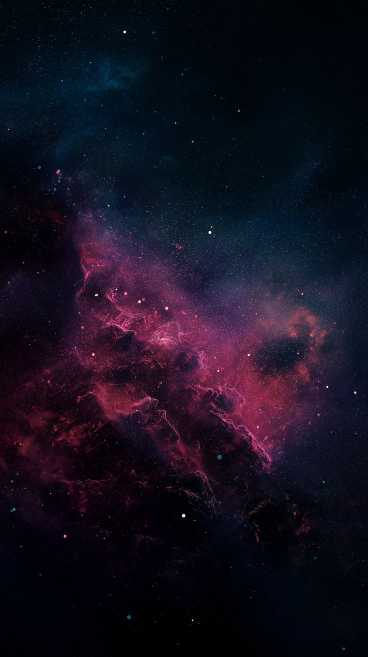
#> input picture art/sky/solara_source.jpg, 736 x 1313 px (shown at 1/2 size)
$ python fix_pano.py ../../art/sky/solara_source.jpg out.png
#> lines starting #> are read from the running program, lines starting #| are printed output that depends on the picture; after the words box and inside, x2 and y2 are one past the last pixel; in counts of white or black regions, pixels touching at a corner belong together
#!/usr/bin/env python3
"""Make a nebula image into a seamless 360 sky panorama (equirectangular, 2:1).

  python3 fix_pano.py in.png out.jpg [--width 4096] [--seam 0.07] [--pole 0.14] [--preview views.jpg]

What it does:
  1. Left/right seam: cross-fades the right edge strip into the left edge (overlap
     tiling), after matching the low-frequency colour of the two edges, so the
     wrap point behind the player has no line.
  2. Poles (straight up/down): blurs rows sideways more and more toward the top and
     bottom (the rows are stretched there) and fades them to the row's average
     colour, so there is no pinch or swirl when looking up or down.
  3. Resizes to exactly width x width/2.
--preview renders forward, behind (the seam), up and down views to check it.
"""
import argparse
import numpy as np
from PIL import Image
from scipy.ndimage import gaussian_filter1d, gaussian_filter


def smooth(t):
    t = np.clip(t, 0, 1)
    return t * t * (3 - 2 * t)


def fix_seam(a, frac):
    h, w, _ = a.shape
    b = max(8, int(w * frac))
    # 1) match low-frequency colour across the seam: offset ramps over a wide band
    edge = 6
    left = a[:, :edge].mean(1)
    right = a[:, -edge:].mean(1)
    d = gaussian_filter1d(right - left, sigma=h * 0.03, axis=0)  # (h,3)
    band = int(w * 0.25)
    ramp = 1 - smooth(np.arange(band) / band)
    a = a.copy()
    a[:, :band] += (d[:, None, :] * 0.5) * ramp[None, :, None]
    a[:, -band:] -= (d[:, None, :] * 0.5) * ramp[::-1][None, :, None]
    # 2) overlap tiling: fold the last b columns over the first b
    t = smooth(np.arange(b) / (b - 1))[None, :, None]
    out = a[:, : w - b].copy()
    out[:, :b] = a[:, w - b:] * (1 - t) + a[:, :b] * t
    return out


def fix_poles(a, frac):
    h, w, _ = a.shape
    band = max(4, int(h * frac))
    out = a.copy()
    for y in list(range(band)) + list(range(h - band, h)):
        lat = (0.5 - (y + 0.5) / h) * np.pi
        c = max(np.cos(lat), 1e-3)
        k = (y if y < band else h - 1 - y) / band  # 0 at pole, 1 at band edge
        row = a[y]
        sig = min(w / 4, 1.5 / c)  # uniform angular blur -> wider in pixels near poles
        # wrap-around blur
        pad = np.concatenate([row, row, row], 0)
        blurred = gaussian_filter1d(pad, sig, axis=0)[w:2 * w]
        mean = row.mean(0)
        s = smooth(k)
        m = smooth(np.clip(k * 3, 0, 1))  # last third near the pole goes to mean colour
        out[y] = row * s + blurred * (1 - s)
        out[y] = out[y] * m + mean * (1 - m)
    return out


def view(eq, yaw, pitch, fov=90, size=512):
    h, w, _ = eq.shape
    f = 0.5 * size / np.tan(np.radians(fov) / 2)
    xs, ys = np.meshgrid(np.arange(size) - size / 2 + 0.5, np.arange(size) - size / 2 + 0.5)
    d = np.stack([xs, -ys, np.full_like(xs, f)], -1)
    d /= np.linalg.norm(d, axis=-1, keepdims=True)
    p, yw = np.radians(pitch), np.radians(yaw)
    # pitch about x, then yaw about y
    y1 = d[..., 1] * np.cos(p) + d[..., 2] * np.sin(p)
    z1 = -d[..., 1] * np.sin(p) + d[..., 2] * np.cos(p)
    x2 = d[..., 0] * np.cos(yw) + z1 * np.sin(yw)
    z2 = -d[..., 0] * np.sin(yw) + z1 * np.cos(yw)
    lon = np.arctan2(x2, z2)
    lat = np.arcsin(np.clip(y1, -1, 1))
    u = ((lon / (2 * np.pi) + 0.5) * w) % w
    v = np.clip((0.5 - lat / np.pi) * h, 0, h - 1)
    # bilinear with wrap
    x0 = np.floor(u).astype(int); y0 = np.floor(v).astype(int)
    fx = (u - x0)[..., None]; fy = (v - y0)[..., None]
    x1 = (x0 + 1) % w; y1i = np.minimum(y0 + 1, h - 1); x0 %= w
    c = (eq[y0, x0] * (1 - fx) + eq[y0, x1] * fx) * (1 - fy) + (eq[y1i, x0] * (1 - fx) + eq[y1i, x1] * fx) * fy
    return c


def preview(eq, path, before=None):
    from PIL import ImageDraw
    views = [("forward", 0, 0), ("behind (seam)", 180, 0), ("straight up", 0, 89.9), ("straight down", 0, -89.9)]
    rows = [("after", eq)] + ([("before", before)] if before is not None else [])
    s = 400
    sheet = Image.new("RGB", (s * 4, (s + 24) * len(rows)), (20, 20, 20))
    dr = ImageDraw.Draw(sheet)
    for r, (name, src) in enumerate(rows):
        for i, (lab, yw, pt) in enumerate(views):
            im = np.clip(view(src, yw, pt, size=s), 0, 255).astype(np.uint8)
            sheet.paste(Image.fromarray(im), (i * s, r * (s + 24) + 24))
            dr.text((i * s + 6, r * (s + 24) + 6), f"{name}: {lab}", fill=(255, 255, 255))
    sheet.save(path, quality=88)


def main():
    ap = argparse.ArgumentParser()
    ap.add_argument("src"); ap.add_argument("dst")
    ap.add_argument("--width", type=int, default=4096)
    ap.add_argument("--seam", type=float, default=0.07)
    ap.add_argument("--pole", type=float, default=0.14)
    ap.add_argument("--preview")
    a = ap.parse_args()
    src = np.asarray(Image.open(a.src).convert("RGB")).astype(np.float32)
    out = fix_seam(src, a.seam)
#> in fix_seam, `left = a[:, :edge].mean(1)`: left = 1313 rows, first 8: [0.667, 9.33, 16.33], [0.333, 9, 16], [0, 8.33, 15.33], [0, 8.33, 15.33], [0.5, 9, 16], [1.5, 10, 17], [3, 11.33, 18.33], [4, 12.17, 19.17]
#> in fix_seam, `right = a[:, -edge:].mean(1)`: right = 1313 rows, first 8: [0, 2.33, 7.33], [0, 2.67, 7.67], [0, 3, 8], [0, 2.83, 7.83], [0.333, 3, 8], [0.333, 2.83, 7.83], [0.667, 3.17, 8.17], [1, 3.5, 8.5]
#> in fix_seam, `d = gaussian_filter1d(right - left, sigma=h * 0.03, axis=0)`: d = 1313 rows, first 8: [-1.68, -6.37, -8.7], [-1.68, -6.37, -8.7], [-1.68, -6.37, -8.7], [-1.68, -6.36, -8.7], [-1.68, -6.36, -8.7], [-1.68, -6.36, -8.69], [-1.68, -6.35, -8.69], [-1.68, -6.35, -8.69]
#> in fix_seam, `out = a[:, : w - b].copy()`:
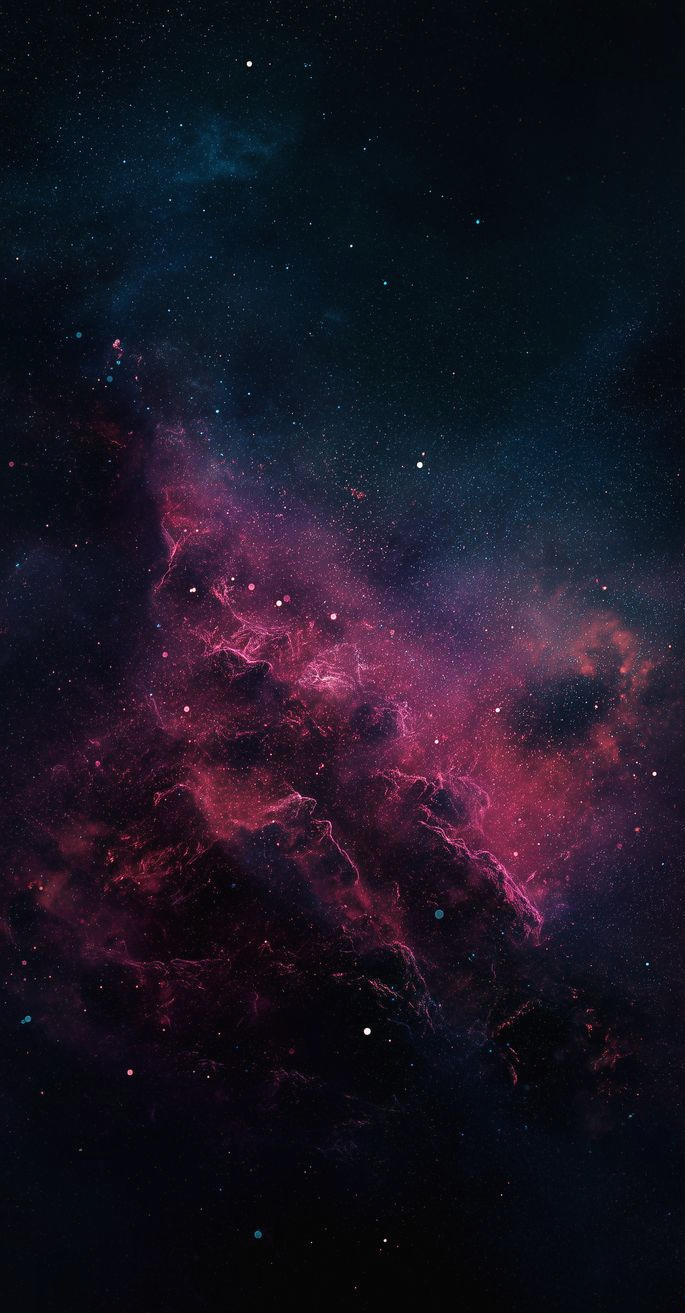
#> out: shape (1313, 685, 3) float32; mean R, G, B 22, 16.2, 30.7; drawn with min black and max white
#> in fix_seam, `out[:, :b] = a[:, w - b:] * (1 - t) + a[:, :b] * t`: out: shape (1313, 685, 3) float32; 7.3% of pixels changed, all inside (x1, y1, x2, y2) = (0, 0, 50, 1313)
    img = Image.fromarray(np.clip(out, 0, 255).astype(np.uint8)).resize((a.width, a.width // 2), Image.LANCZOS)
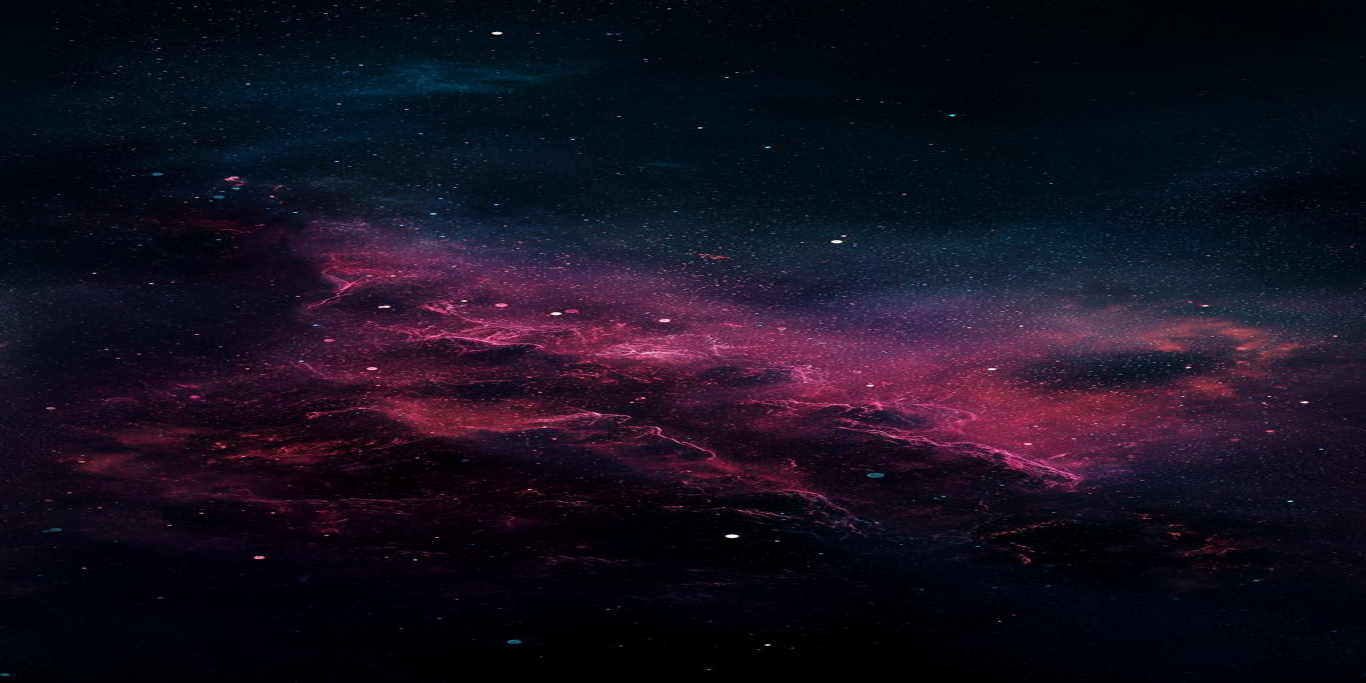
#> img: PIL image 4096x2048 RGB (shown at 1/3 size); mean R, G, B 21.9, 16.1, 30.6
    out = fix_poles(np.asarray(img).astype(np.float32), a.pole)
#> the loop in fix_poles, `for y in list(range(band)) + list(range(h - band, h)):` made 572 passes
#> mean on passes 1 to 3: [1.19, 6.55, 12.11], [1.44, 6.9, 12.47], [1.71, 7.3, 12.86]
    Image.fromarray(np.clip(out, 0, 255).astype(np.uint8)).save(a.dst, quality=92)
    if a.preview:
        before = np.asarray(Image.open(a.src).convert("RGB").resize((a.width, a.width // 2), Image.LANCZOS)).astype(np.float32)
        preview(out, a.preview, before)
    print("wrote", a.dst, a.width, "x", a.width // 2)


if __name__ == "__main__":
    main()
